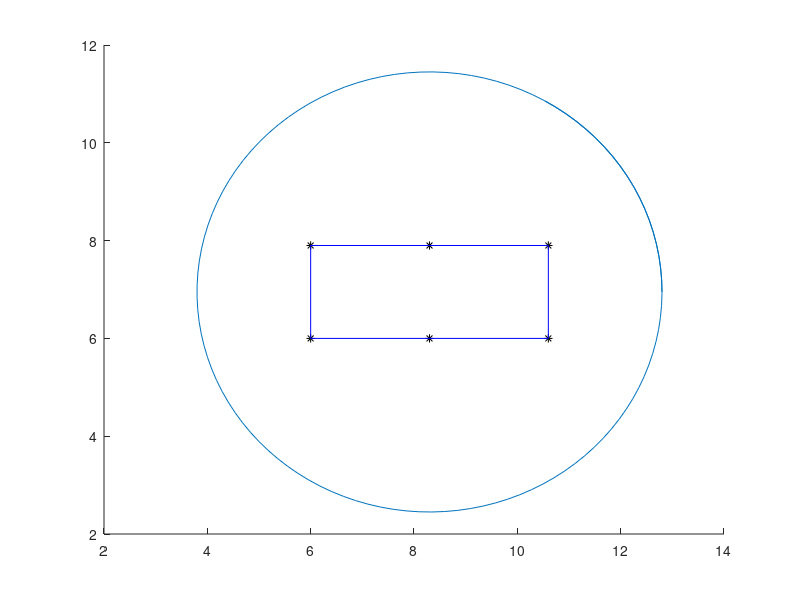

This chart was generated by the following MATLAB code: (Note: this script raises an error after producing the figure.)
%UWB Project

%In this code, you can change the positions of the anchors or the radius of
%the path in order to observe the LS RMSE and Kalman RMSE from the model

clear all
close all

eta = 1.75;
m = 6; %change this to the number of anchors you'd like
%m can also be a vector to run multiple trials in succession.
%sweep will track the LS and Kalman RMSE over the different configuration
%ran
sweep = zeros(3, length(m));

%preset anchors - you may modify these positions, or keep them.
A = [6 6; 6 7.9; 10.6 6; 10.6 7.9; 8.3 6; 8.3 7.9;... %Anchors 1-6
    7.15 6.95; 9.45 6.95; 9.45 7.9; 9.45 6; 7.15 7.9; 7.15 6; ... %Anchors 7-12
    6 6.95; 10.6 6.95; 8.3 6.95].'; %Anchors 13-15

%if length(m) > 1 then the for loop will run for each anchor configuration
for p = 1: length(m)
%Sampling every 0.25s
dt = 0.25;
v = 1; %velocity
%Each measurement is modeled by a gaussian random variable around the true
%range with a variance of 0.5 m^2
k = 0:dt:33; %k is the vector of time steps
r = 4.5;  %radius of the path from the center of the vehicle (This can be changed if desired)
c = [8.3, 6.95]; %center of the vehicle
path(:,1) = r * cos(k/r) + c(1); %x value of path
path(:,2) = r * sin(k/r) + c(2); %y value of path

hold on
p1 = plot(path(:,1), path(:,2));  %path of the tag
Aall = (A(:,1:m(p))).';  %matrix of anchors
plot(Aall(:,1), Aall(:,2),'k*')
rectangle('Position', [6 6 4.6 1.9], 'EdgeColor', 'b') %vehicle outline

Nm = length(Aall); %Number of measurements, or anchors

%kalman filter and system set up

Fk = [1, 0, dt, 0; 0, 1, 0, dt; 0, 0, 1, 0; 0, 0, 0, 1];
Gk = [1, 0, 0, 0; 0, 1, 0, 0];
B = [0;0;0;0];
D = [0;0];

R = [eta, 0; 0, eta]; %The covariance of the measurement noise
Q = [0, 0, 0,0; 0,0,0,0; 0,0,dt^2, 0; 0,0,0,dt^2]; %Covariance of the state

iter = 1; %number of times to run.
SumKError = 0;
SumLSError = 0;
K_Error = zeros(length(k),iter);

%For loop of iterations
for n = 1:iter

    zdis = zeros(Nm, length(k));
    xydata = zeros(Nm, length(k));
    var = .5;
    
    %For loop to create noisy measurement, zdis
    for i = 1: length(k)
        for j = 1:Nm %number of measurements
            noise = normrnd(0,sqrt(var));
            zdis(j,i) = sqrt((path(i,1) - Aall(j,1))^2 + (path(i,2) - Aall(j,2))^2) + noise;
        end
    end
    
    %least squares algorithm
    fun = @(xy,Aall)(sqrt((xy(:,1) - Aall(:,1)).^2 + (xy(:,2) - Aall(:,2)).^2));
    x0 = [9,7]; %initial estimate is approximately center of the vehicle
    
    LSestimate = zeros(length(k),2);
    kalmest = zeros(length(k),2);
    
    LS_distsq = zeros(length(k),1);
    K_distsq = zeros(length(k),1);
    
    %Kalman filter
    for i = 1: length(k)
        
        %theta is the x and y estimate from the LS algorithm
        theta = lsqcurvefit(fun,x0,Aall,(zdis(:,i)));
        zk = [theta(1); theta(2)]; %the estimate from the LS algorithm is zk
        %set up initial values for k = 1
        if i == 1
            muk1k1 = [theta(1); theta(2); 0;0];
            v = [1,1,1,1];
            Pk1k1 = diag(v);
        end
        mukk1 = Fk*muk1k1;
        Pkk1 = Q + Fk*Pk1k1*Fk.';
        Kk = Pkk1 * Gk.' * inv(Gk*Pkk1*Gk.' + R); %Kalman gain matrix
        
        mukk = mukk1 + Kk *(zk - Gk*mukk1); %state estimate (position and velocity)
        Pkk = Pkk1 - Kk*Gk*Pkk1;
        
        kalmest(i,1) = mukk(1); %x value estimate
        kalmest(i,2) = mukk(2); %y value estimate
        x0 = [mukk(1), mukk(2)];
        LSestimate(i,:) = theta;
        
        %We only need to plot one iteration
        if n==1
            p3 = plot(theta(1), theta(2), 'rx');
        end
        %update the mu and P vectors
        muk1k1 = mukk;
        Pk1k1 = Pkk;
        
        %distance between LS estimate and path squared
        LS_distsq(i) = (theta(1) - path(i,1))^2 + (theta(2) - path(i,2))^2;
        K_distsq(i) = (mukk(1) - path(i,1))^2 +(mukk(2) - path(i,2))^2;
        
    end
    
    LSdis = sum(LS_distsq);
    Kaldis = sum(K_distsq);
    K_Error(:,n) = K_distsq;
    
    LSrmse = sqrt(LSdis/length(path));
    Kalrmse = sqrt(Kaldis/length(path));
    
    SumLSError = LSrmse + SumLSError;
    SumKError = Kalrmse + SumKError; %This is summing the error over the iterations
    
    %plotting
    if n == 1
        p4 = plot(kalmest(:,1),kalmest(:,2), 'g');
        
        xlabel('x(m)')
        ylabel('y(m)')
        for i = 1:Nm
            txt = [' ',num2str(i)];
            text(Aall(i,1), Aall(i,2), txt)
        end
        legend([p1, p3, p4], 'Target Path', 'LS Estimates', 'Kalman Estimates')
        axis([0 16 -1 15])
    end
    
end %This is the end of the iterations

%Mean least square error
avgLSerr = SumLSError/iter
avgKerr = SumKError/iter
Kerr_ang = sum(K_Error,2)./iter; %Average of the error at each angle.
ang = k/r*180/pi;

%plot the error at each angle. The origin is at the center of the vehicle.
hold off
figure(2)
plot((k./r*180/pi),Kerr_ang)
xlabel('Angle (Degrees)'); ylabel('Squared Error (m^2)'); title('Squared Error vs. angle'); 
axis([40 450 0.1 .5])

sweep(:,p) = [m(p), avgLSerr, avgKerr];

end %this is the end of the parameter sweep.

